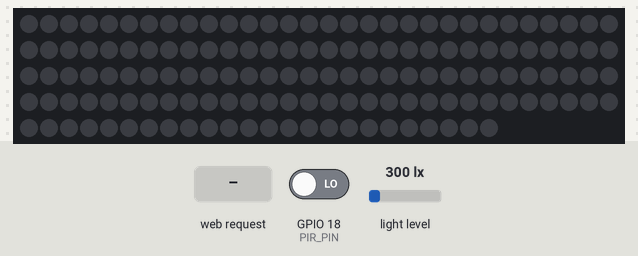
Bench run of a sketch on a simulated ESP32. Parts: 144 RGB LEDs in strip order, left to right, continuing on the next row. The test bench sets the inputs (shaded band); at power-on: GPIO 18 (PIR_PIN) LOW, light level 300 lx. Dim RGB values are drawn brighter than linear; WiFi joins after 1.5 s; servers stay silent unless stated; random numbers use the default seed unless the sketch sets one; what the sketch prints to the serial monitor is not drawn.

Above: at 2.7 s.
2.8 s: HTTP request GET /breathing received
At 3.08 s:
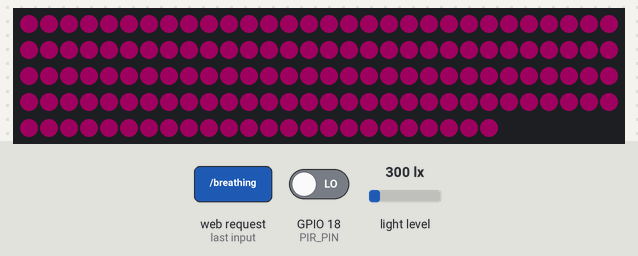
4.7 s: HTTP request GET /static received
At 5.0 s:
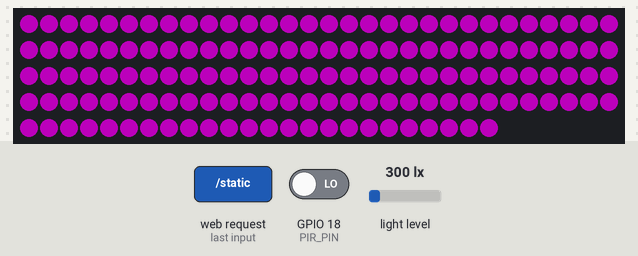
6.2 s: HTTP request GET /rainbow received
At 6.36 s:
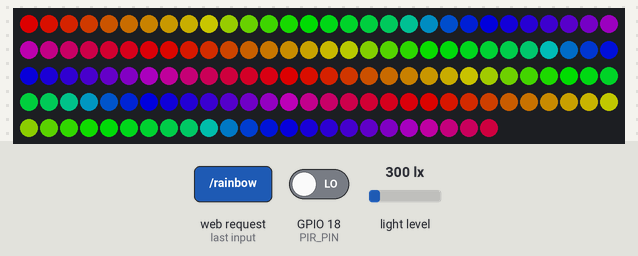
8.6 s: HTTP request GET /fire received
At 9.3 s:
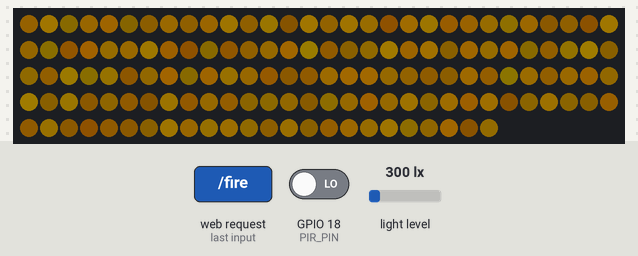
10.2 s: HTTP request GET /aurora received
At 10.69 s:
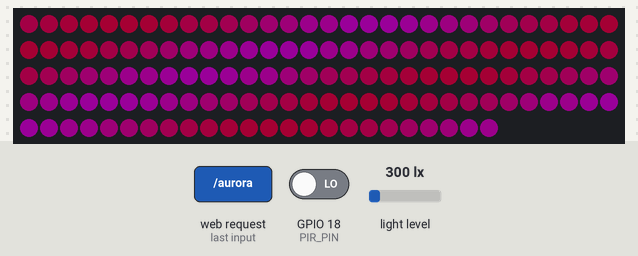
12.9 s: HTTP request GET /system/off received
At 14.3 s:
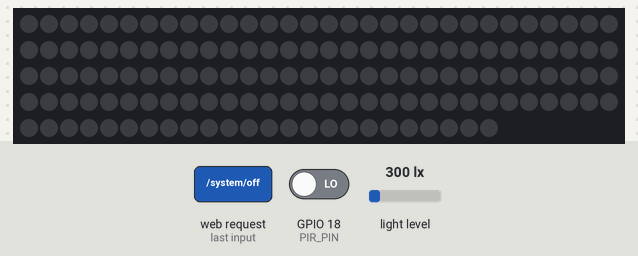

Measured:
- after the input at 2.8 s, the LEDs: first change at once (image 1 shows a later state)
- after the input at 6.2 s, the LEDs: change at once (image 3)

The sketch:

ESP32_led_app.ino
```cpp
#include <WiFi.h>
#include <WebServer.h>
#include <FastLED.h>
#include <BH1750.h>

BH1750 lightMeter;
// ===================== WIFI =====================
const char* ssid = "SSID";
const char* password = "PASSWORD";

WebServer server(80);

// ===================== LED =====================
#define LED_PIN 27
#define NUM_LEDS 144
CRGB leds[NUM_LEDS];

// ===================== SENSORS =====================
#define PIR_PIN 18

const int lightThreshold = 2.5;

// ===================== STATE =====================
bool systemEnabled = true;

bool motionEnabled = false;
bool darknessEnabled = false;

bool motionDetected = false;
int lightLevel = 0;

bool conditionOK = true;

unsigned long lastMotionTime = 0;
const unsigned long holdTime = 10000;  // 10 secondes

float fadeBrightness = 1.0;
bool fading = false;

// ===================== LIGHT CONTROL =====================
uint8_t globalBrightness = 150;
CRGB selectedColor = CRGB::Purple;

// ===================== EFFECT STATE =====================
String currentEffect = "off";

// ===================== UTILS =====================
void applyShow() {
  FastLED.setBrightness(globalBrightness * fadeBrightness);
  FastLED.show();
}

CHSV baseHSV() {
  return rgb2hsv_approximate(selectedColor);
}

// ===================== SENSOR LOGIC =====================
void updateConditions() {

  motionDetected = digitalRead(PIR_PIN);
  float lux = lightMeter.readLightLevel();

  // ================= MOTION =================
  bool motionOK = true;

  if (motionEnabled) {

    if (motionDetected) {
      lastMotionTime = millis();
      if (motionDetected) {
        fading = false;
      }
    }

    motionOK =
      (millis() - lastMotionTime < holdTime);
  }

  // ================= DARKNESS =================
  bool darknessOK = true;

  if (darknessEnabled) {

    darknessOK = (lux < lightThreshold);
  }

  // ================= FINAL =================
  conditionOK =
    systemEnabled && motionOK && darknessOK;
}

void updateFade() {

  // Si mouvement détecté
  if (motionDetected || !motionEnabled) {

    fading = false;

    fadeBrightness += 0.03;

    if (fadeBrightness > 1.0) {
      fadeBrightness = 1.0;
    }

    return;
  }

  // Lance le fade après holdTime
  if (millis() - lastMotionTime > holdTime) {
    fading = true;
  }

  // Fade OUT
  if (fading) {

    fadeBrightness -= 0.01;

    if (fadeBrightness < 0) {
      fadeBrightness = 0;
    }
  }
}
// ===================== EFFECTS =====================
void effectOff() {
  FastLED.clear();
  applyShow();
}

void effectStatic() {
  fill_solid(leds, NUM_LEDS, selectedColor);
  applyShow();
}

void effectRainbow() {
  static uint8_t hue = 0;

  fill_rainbow(leds, NUM_LEDS, hue++, 7);
  applyShow();

  delay(20);
}

void effectBreathing() {
  static uint16_t t = 0;
  t++;

  uint8_t breath = beatsin8(6, 20, globalBrightness);

  CHSV base = baseHSV();
  uint8_t shift = sin8(t / 3) / 12;

  CHSV c = CHSV(base.hue + shift, base.saturation, breath);

  fill_solid(leds, NUM_LEDS, c);
  applyShow();

  delay(20);
}

void effectFire() {

  CHSV base = baseHSV();
  uint8_t hue = constrain(base.hue, 0, 40);

  for (int i = 0; i < NUM_LEDS; i++) {

    uint8_t flicker = random8(globalBrightness / 2, globalBrightness);

    leds[i] = CHSV(
      hue + random8(10),
      255,
      flicker);
  }

  applyShow();
  delay(40);
}

void effectAurora() {

  static uint8_t wave = 0;
  wave += 2;

  CHSV base = baseHSV();

  for (int i = 0; i < NUM_LEDS; i++) {

    uint8_t noise = sin8(i * 10 + wave);

    leds[i] = CHSV(
      base.hue + noise / 10,
      base.saturation,
      globalBrightness);
  }

  applyShow();
  delay(25);
}

// ===================== ROUTER =====================
void handleEffect() {

  if (currentEffect == "static") effectStatic();
  else if (currentEffect == "rainbow") effectRainbow();
  else if (currentEffect == "breathing") effectBreathing();
  else if (currentEffect == "fire") effectFire();
  else if (currentEffect == "aurora") effectAurora();
  else effectOff();
}

// ===================== SETUP =====================
void setup() {

  Serial.begin(115200);

  Wire.begin(21, 22);

  lightMeter.begin();

  pinMode(PIR_PIN, INPUT);

  FastLED.addLeds<WS2812, LED_PIN, GRB>(leds, NUM_LEDS);
  FastLED.clear();
  FastLED.show();

  WiFi.begin(ssid, password);

  while (WiFi.status() != WL_CONNECTED) {
    delay(500);
    Serial.print(".");
  }

  Serial.println("\nWiFi OK");
  Serial.println(WiFi.localIP());

  // ================= SYSTEM =================
  server.on("/system/on", []() {
    systemEnabled = true;
    server.send(200, "text/plain", "ON");
  });

  server.on("/system/off", []() {
    systemEnabled = false;
    effectOff();
    server.send(200, "text/plain", "OFF");
  });

  // ================= EFFECTS =================
  server.on("/static", []() {
    currentEffect = "static";
    server.send(200, "text/plain", "static");
  });

  server.on("/rainbow", []() {
    currentEffect = "rainbow";
    server.send(200, "text/plain", "rainbow");
  });

  server.on("/breathing", []() {
    currentEffect = "breathing";
    server.send(200, "text/plain", "breathing");
  });

  server.on("/fire", []() {
    currentEffect = "fire";
    server.send(200, "text/plain", "fire");
  });

  server.on("/aurora", []() {
    currentEffect = "aurora";
    server.send(200, "text/plain", "aurora");
  });

  // ================= COLOR =================
  server.on("/color", []() {
    if (server.hasArg("r") && server.hasArg("g") && server.hasArg("b")) {

      selectedColor = CRGB(
        server.arg("r").toInt(),
        server.arg("g").toInt(),
        server.arg("b").toInt());

      server.send(200, "text/plain", "color OK");
    } else {
      server.send(400, "text/plain", "missing RGB");
    }
  });

  // ================= BRIGHTNESS =================
  server.on("/brightness", []() {
    if (server.hasArg("value")) {

      globalBrightness = server.arg("value").toInt();

      server.send(200, "text/plain", "brightness OK");
    } else {
      server.send(400, "text/plain", "missing value");
    }
  });

  // ================= CONDITIONS =================
  server.on("/condition/motion/on", []() {
    motionEnabled = true;
    server.send(200, "text/plain", "motion ON");
  });

  server.on("/condition/motion/off", []() {
    motionEnabled = false;
    server.send(200, "text/plain", "motion OFF");
  });

  server.on("/condition/darkness/on", []() {
    darknessEnabled = true;
    server.send(200, "text/plain", "darkness ON");
  });

  server.on("/condition/darkness/off", []() {
    darknessEnabled = false;
    server.send(200, "text/plain", "darkness OFF");
  });

  server.begin();
}

// ===================== LOOP =====================
void loop() {

  server.handleClient();

  updateConditions();

  updateFade();

  // SYSTEM OFF
  if (!systemEnabled) {
    effectOff();
    return;
  }

  // Conditions non remplies
  if (!conditionOK && fadeBrightness <= 0) {
    effectOff();
    return;
  }

  // Conditions OK
  if (conditionOK) {
    handleEffect();
  }
}
```
